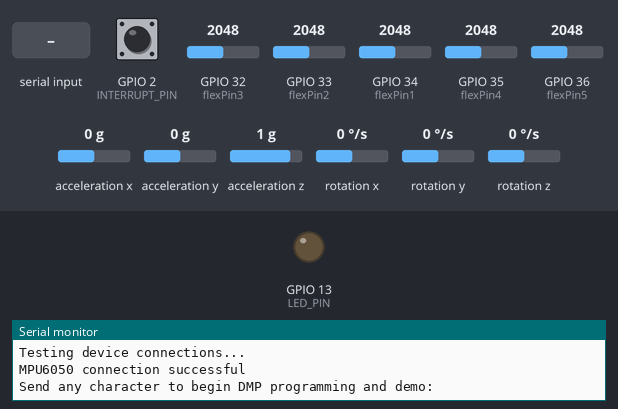
Bench run of a sketch on a simulated ESP32. Shown: output pins drawn as LEDs (lit = HIGH), the last lines printed to the serial monitor. Dashed ring = blinking. Inputs (shaded band) come from the test bench; at power-on: acceleration x 0 g, GPIO 33 (flexPin2) = 2048, GPIO 36 (flexPin5) = 2048, GPIO 32 (flexPin3) = 2048, GPIO 35 (flexPin4) = 2048, GPIO 2 (INTERRUPT_PIN) LOW, GPIO 34 (flexPin1) = 2048, acceleration y 0 g, acceleration z 1 g, rotation x 0 °/s, rotation y 0 °/s, rotation z 0 °/s. The sensor or clock chip raises its interrupt line as the real part does.

Above: at 0.8 s.
0.9 s: "1" received over Serial
At 1.56 s:
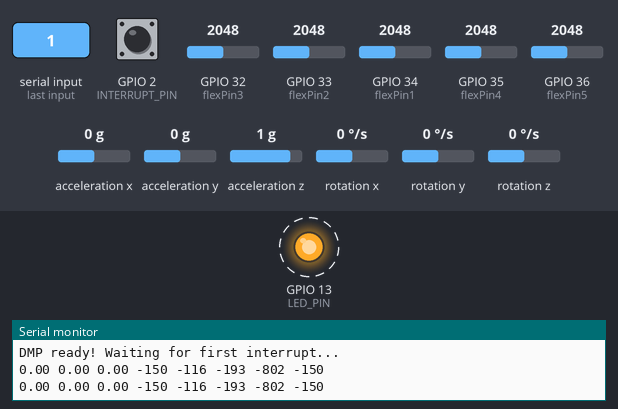
3.9 s: acceleration x set to -1.4 g
6.9 s: GPIO 33 (flexPin2) set to 2866
9.9 s: GPIO 36 (flexPin5) set to 2866
12.9 s: GPIO 32 (flexPin3) set to 122
15.9 s: GPIO 35 (flexPin4) set to 1228
Timing chart, 0 to 19.9 s (numbered marks = the images above; inputs shaded):
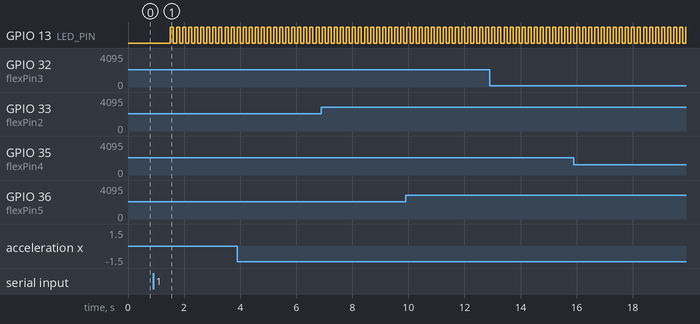

Measured:
- after the input at 0.9 s, GPIO 13 (LED_PIN): alternates HIGH for 0.11 s and LOW for 0.11 s, starting after 0.61 s

The sketch:

sender_code.ino
```cpp
#include "I2Cdev.h"
#include <esp_now.h>
#include <WiFi.h>
#include <Wire.h>
#include <Adafruit_MPU6050.h>
#include <Adafruit_Sensor.h>


uint8_t receiverMac[] = {0xEC, 0x62, 0x60, 0x9B, 0xA2, 0x7C};

typedef struct struct_message {
    char letter;
} struct_message;

struct_message dataToSend;

#include "MPU6050_6Axis_MotionApps20.h"

#if I2CDEV_IMPLEMENTATION == I2CDEV_ARDUINO_WIRE
    #include "Wire.h"
#endif

MPU6050 mpu;


#define OUTPUT_READABLE_YAWPITCHROLL


#define INTERRUPT_PIN 2  // use pin 2 on Arduino Uno & most boards
#define LED_PIN 13 // (Arduino is 13, Teensy is 11, Teensy++ is 6)
bool blinkState = false;
const int flexPin1 = 34; // First flex sensor
const int flexPin2 = 33; // Second flex sensor
const int flexPin3 = 32;
const int flexPin4 = 35;
const int flexPin5 = 36;

// MPU control/status vars
bool dmpReady = false;  // set true if DMP init was successful
uint8_t mpuIntStatus;   // holds actual interrupt status byte from MPU
uint8_t devStatus;      // return status after each device operation (0 = success, !0 = error)
uint16_t packetSize;    // expected DMP packet size (default is 42 bytes)
uint16_t fifoCount;     // count of all bytes currently in FIFO
uint8_t fifoBuffer[64]; // FIFO storage buffer

// orientation/motion vars
Quaternion q;           // [w, x, y, z]         quaternion container
VectorInt16 aa;         // [x, y, z]            accel sensor measurements
VectorInt16 aaReal;     // [x, y, z]            gravity-free accel sensor measurements
VectorInt16 aaWorld;    // [x, y, z]            world-frame accel sensor measurements
VectorFloat gravity;    // [x, y, z]            gravity vector
float ypr[3];           // [yaw, pitch, roll]   yaw/pitch/roll container and gravity vector


volatile bool mpuInterrupt = false;     // indicates whether MPU interrupt pin has gone high
void dmpDataReady() {
    mpuInterrupt = true;
}


char getLetter(float X, float Y, float Z,int flexValue1, int flexValue2,int flexValue3,int flexValue4) {
    if (flexValue1<30 && flexValue2>40  && flexValue3>40 && flexValue4>70 && Y>45) return 'A';

    else if (flexValue1>42 && flexValue1<70 && flexValue2>5 && flexValue2<25 && flexValue3>-5 && flexValue3<25 && flexValue4>30 && flexValue4<50 && Y>40 && Y<50 && Z<0 && Z<10) return 'B';

    else if (flexValue1>35 && flexValue1<50 && flexValue2>50 && flexValue2<65 && flexValue3>40 && flexValue3<60 && flexValue4>55 && flexValue4<80 && Y>25 && Y<39 ) return 'C';

    else if (flexValue1>45 && flexValue1<65 && flexValue2>-5 && flexValue2<10 && flexValue3>35 && flexValue3<55 && flexValue4>75 && flexValue4<100 && Y>55 && Y<75 ) return 'D';

    else if (flexValue1>70 && flexValue1<80 && flexValue2>70 && flexValue2<80 && flexValue3>65 && flexValue3<70 && flexValue4>75 && flexValue4<80 &&X>-15 && X<-5 && Y>60 && Y<70 && Z>-30 && Z<-26) return 'E';

    else if (flexValue1>60 && flexValue1<65 && flexValue2>45 && flexValue2<55 && flexValue3>-10 && flexValue3<0 && flexValue4>-10 && flexValue4<0 &&X>-35 && X<-25 && Y>65 && Y<75 && Z>-15 && Z<-5) return 'F';

    else if (flexValue1>35 && flexValue1<40 && flexValue2>10 && flexValue2<15 && flexValue3>70 && flexValue3<75 && flexValue4>100 && flexValue4<115 &&X>-25 && X<-15 && Y>15 && Y<25 && Z>-5 && Z<0) return 'G';

    else if (flexValue1>65 && flexValue1<75 && flexValue2>5 && flexValue2<10 && flexValue3>5 && flexValue3<10 && flexValue4>100 && flexValue4<120 &&X>-30 && X<-23 && Y>15 && Y<25 && Z>0 && Z<5) return 'H';

    else if (flexValue1>70 && flexValue1<80 && flexValue2>70 && flexValue2<75 && flexValue3>65 && flexValue3<75 && flexValue4>85 && flexValue4<100 &&X>-50 && X<-45 && Y>75 && Y<80 && Z>-10 && Z<0) return 'I';

    else if (flexValue1>60 && flexValue1<70 && flexValue2>75 && flexValue2<80 && flexValue3>58 && flexValue3<62 && flexValue4>85 && flexValue4<95 &&X>-85 && X<-79 && Y>43 && Y<48 && Z>-47 && Z<-40) return 'J';

    else if (flexValue1>0 && flexValue1<10 && flexValue2>0 && flexValue2<10 && flexValue3>0 && flexValue3<5 && flexValue4>65 && flexValue4<75 &&X>-70 && X<-60 && Y>75 && Y<80 && Z>-10 && Z<0) return 'K';

    else if (flexValue1>10 && flexValue1<20 && flexValue2>5 && flexValue2<10 && flexValue3>60 && flexValue3<70 && flexValue4>95 && flexValue4<110 &&X>-55 && X<-45 && Y>65 && Y<70 && Z>0 && Z<5) return 'L';

    else if (flexValue1>65 && flexValue1<70 && flexValue2>75 && flexValue2<80 && flexValue3>65 && flexValue3<70 && flexValue4>90 && flexValue4<105 &&X>-42 && X<-35 && Y>55 && Y<60 && Z>-35 && Z<-20) return 'M';

    else if (flexValue1>55 && flexValue1<75 && flexValue2>55 && flexValue2<65 && flexValue3>35&& flexValue3<50 && flexValue4>70 && flexValue4<85 &&X>-58 && X<-50 && Y>70 && Y<80 && Z>-5 && Z<5) return 'O';

    else if (flexValue1>30 && flexValue1<35 && flexValue2>0 && flexValue2<5 && flexValue3>25 && flexValue3<35 && flexValue4>80 && flexValue4<90 &&X>-20 && X<-15 && Y>5 && Y<10 && Z>0 && Z<5) return 'P';

    else if (flexValue1>25 && flexValue1<30 && flexValue2>15 && flexValue2<20 && flexValue3>75 && flexValue3<80 && flexValue4>85 && flexValue4<95 &&X>-62 && X<-55 && Y>-55 && Y<-45 && Z>-5 && Z<5) return 'Q';

    else if (flexValue1>45 && flexValue1<50 && flexValue2>-10 && flexValue2<-5 && flexValue3>-5 && flexValue3<5 && flexValue4>80 && flexValue4<85 &&X>-30 && X<-15 && Y>58 && Y<65 && Z>-30 && Z<-20) return 'R';

    else if (flexValue1>55 && flexValue1<60 && flexValue2>60 && flexValue2<65 && flexValue3>65 && flexValue3<75 && flexValue4>90 && flexValue4<100 &&X>-85 && X<-80 && Y>75 && Y<80 && Z>50 && Z<55) return 'S';
    else return ' ';  // Default case
}


void sendData() {

  int flexValue1,flexValue2,flexValue3,flexValue4,flexValue5;
  flexValue1 = analogRead(flexPin1); // thumb
  flexValue2 = analogRead(flexPin2); // index
  flexValue3 = analogRead(flexPin3); // middle
  flexValue4 = analogRead(flexPin4); // ring
  flexValue5 = analogRead(flexPin5); // little
  //Serial.print("sensor: ");
  flexValue1 = map(flexValue1,3100,3800,0,100);
  flexValue2 = map(flexValue2,3100,4000,0,100);
  flexValue3 = map(flexValue3,3400,4100,0,100);
  flexValue4 = map(flexValue4,2850,2950,0,100);
  flexValue5 = map(flexValue5,3100,3800,0,100);
  Serial.print(" ");
  Serial.print(flexValue1);
  Serial.print(" ");
  Serial.print(flexValue2);
  Serial.print(" ");
  Serial.print(flexValue3);
  Serial.print(" ");
  Serial.print(flexValue4);
  Serial.print(" ");
  Serial.print(flexValue5);
  Serial.print(" ");

    dataToSend.letter = getLetter(ypr[0],ypr[1],ypr[2],flexValue1,flexValue2,flexValue3,flexValue4);

    esp_err_t result = esp_now_send(receiverMac, (uint8_t*)&dataToSend, sizeof(dataToSend));

    //Serial.print("Sending Letter: ");
    Serial.println(dataToSend.letter);
    //Serial.println(result == ESP_OK ? " ✅ Sent Successfully!" : " ❌ Send Failed!");
}


void setup() {
  WiFi.mode(WIFI_STA);


    if (esp_now_init() != ESP_OK) {
        Serial.println("ESP-NOW Init Failed");
        return;
    }

    esp_now_peer_info_t peerInfo = {};
    memcpy(peerInfo.peer_addr, receiverMac, 6);
    peerInfo.channel = 0;
    peerInfo.encrypt = false;

    if (esp_now_add_peer(&peerInfo) != ESP_OK) {
        Serial.println("Failed to add peer");
        return;
    } else {
        Serial.println("Peer Added Successfully!");
    }

    #if I2CDEV_IMPLEMENTATION == I2CDEV_ARDUINO_WIRE
        Wire.begin();
        Wire.setClock(400000); // 400kHz I2C clock. Comment this line if having compilation difficulties
    #elif I2CDEV_IMPLEMENTATION == I2CDEV_BUILTIN_FASTWIRE
        Fastwire::setup(400, true);
    #endif


    Serial.begin(115200);
    while (!Serial);

    Serial.println(F("Initializing I2C devices..."));
    mpu.initialize();
    pinMode(INTERRUPT_PIN, INPUT);

    Serial.println(F("Testing device connections..."));
    Serial.println(mpu.testConnection() ? F("MPU6050 connection successful") : F("MPU6050 connection failed"));

    // wait for ready
    Serial.println(F("\nSend any character to begin DMP programming and demo: "));
    while (Serial.available() && Serial.read()); // empty buffer
    while (!Serial.available());                 // wait for data
    while (Serial.available() && Serial.read()); // empty buffer again

    // load and configure the DMP
    Serial.println(F("Initializing DMP..."));
    devStatus = mpu.dmpInitialize();

    // supply your own gyro offsets here, scaled for min sensitivity
    mpu.setXGyroOffset(220);
    mpu.setYGyroOffset(76);
    mpu.setZGyroOffset(-85);
    mpu.setZAccelOffset(1788); // 1688 factory default for my test chip

    // make sure it worked (returns 0 if so)
    if (devStatus == 0) {
        // Calibration Time: generate offsets and calibrate our MPU6050
        mpu.CalibrateAccel(6);
        mpu.CalibrateGyro(6);
        mpu.PrintActiveOffsets();
        // turn on the DMP, now that it's ready
        Serial.println(F("Enabling DMP..."));
        mpu.setDMPEnabled(true);

        // enable Arduino interrupt detection
        Serial.print(F("Enabling interrupt detection (Arduino external interrupt "));
        Serial.print(digitalPinToInterrupt(INTERRUPT_PIN));
        Serial.println(F(")..."));
        attachInterrupt(digitalPinToInterrupt(INTERRUPT_PIN), dmpDataReady, RISING);
        mpuIntStatus = mpu.getIntStatus();

        // set our DMP Ready flag so the main loop() function knows it's okay to use it
        Serial.println(F("DMP ready! Waiting for first interrupt..."));
        dmpReady = true;

        // get expected DMP packet size for later comparison
        packetSize = mpu.dmpGetFIFOPacketSize();
    } else {
        // ERROR!
        // 1 = initial memory load failed
        // 2 = DMP configuration updates failed
        // (if it's going to break, usually the code will be 1)
        Serial.print(F("DMP Initialization failed (code "));
        Serial.print(devStatus);
        Serial.println(F(")"));
    }

    // configure LED for output
    pinMode(LED_PIN, OUTPUT);
}


void loop() {
    // if programming failed, don't try to do anything
    if (!dmpReady) return;
    // read a packet from FIFO
    if (mpu.dmpGetCurrentFIFOPacket(fifoBuffer)) { // Get the Latest packet

        #ifdef OUTPUT_READABLE_YAWPITCHROLL
            // display Euler angles in degrees
            mpu.dmpGetQuaternion(&q, fifoBuffer);
            mpu.dmpGetGravity(&gravity, &q);
            mpu.dmpGetYawPitchRoll(ypr, &q, &gravity);
            Serial.print(ypr[0] * 180/M_PI);
            Serial.print(" ");
            Serial.print(ypr[1] * 180/M_PI);
            Serial.print(" ");
            Serial.print(ypr[2] * 180/M_PI);
            ypr[0] *= 180/M_PI;
            ypr[1] *= 180/M_PI;
            ypr[2] *= 180/M_PI;
        #endif

      sendData();
      delay(100);

        // blink LED to indicate activity
        blinkState = !blinkState;
        digitalWrite(LED_PIN, blinkState);
    }
}
```
